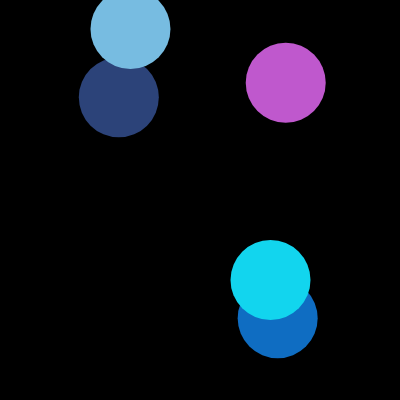
Frame 1 (no input)
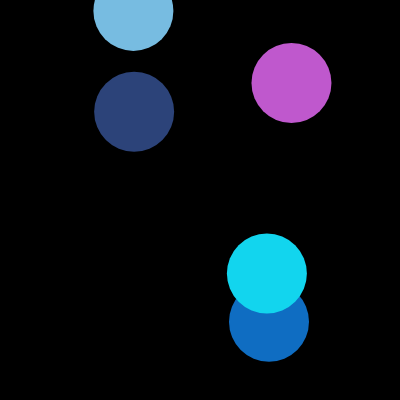
Frame 60 (no input)
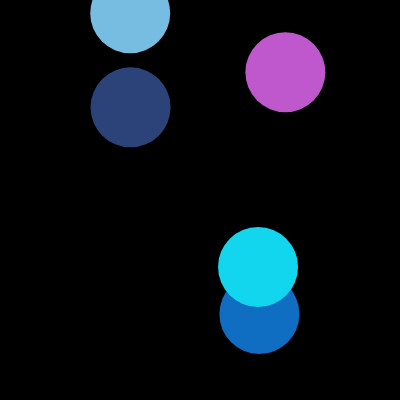
Frame 120 (the mouse pressed at the canvas centre since frame 60)

The p5.js sketch that drew these frames (run headless with seeded random() and noise() and a simulated clock; from frame 60 on, the mouse is pressed at the canvas centre):

// p5.js sketch
// ── sketch.js
// Quiero hacer cinco elipses
// esas elipses quiero que partan 
// en lugares aleatorios 
// y que se muevan
// aleatoriamente por el lienzo

// Cantidad de elipses dentro del código
let numElipses = 5;

// posX y posY son arreglos vacíos
let posX = [];
let posY = [];

// Colores son arreglos vacíos
let rojo = [];
let verde = [];
let azul = [];

// Se define el setup, pero aún no se llama
function setup() {
  createCanvas(400, 400);
  
  
// Para que posX.push se repita so pone dentro de for
// Para que el código se detenga se uiliza i < 5 o i < numElipses
// Condiciones iniciales de posX y posY de todas las elipses
  for (let i = 0; i < numElipses; i++) {
    posX.push(random(0, 400));
    posY.push(random(0, 400));
    
    rojo.push(random(0, 255));
    verde.push(random(0, 255));
    azul.push(random(0, 255));
  }
}

// El orden es importante, primero crea la elipse y luego pinta el canva
function draw() {

  background(0);
  
  // dibuja las elipses
  for (let i = 0; i < numElipses; i++) {
    noStroke();
    fill(rojo[i], verde[i], azul[i]);
    ellipse(posX[i], posY[i], 80, 80);
  }
  
  // actualizar coordenadas
  for (let i = 0; i < numElipses; i++) {
    posX[i] = posX[i] + random(-2, 2);
    posY[i] = posY[i] + random(-2, 2);
  }
}
